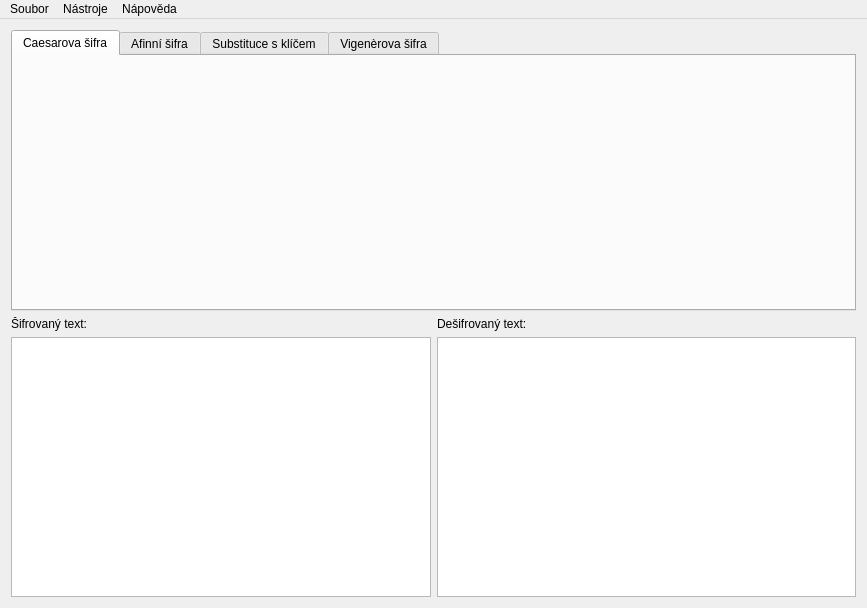
<?xml version="1.0" encoding="UTF-8"?>
<ui version="4.0">
 <class>MainWindow</class>
 <widget class="QMainWindow" name="MainWindow">
  <property name="geometry">
   <rect>
    <x>0</x>
    <y>0</y>
    <width>867</width>
    <height>608</height>
   </rect>
  </property>
  <property name="windowTitle">
   <string>Decryptor</string>
  </property>
  <widget class="QWidget" name="centralWidget">
   <layout class="QVBoxLayout" name="verticalLayout">
    <item>
     <widget class="QTabWidget" name="tabWidget">
      <property name="currentIndex">
       <number>0</number>
      </property>
      <widget class="CaesarCipherTab" name="caesarCipherTab">
       <attribute name="title">
        <string>Caesarova šifra</string>
       </attribute>
      </widget>
      <widget class="AffineCipherTab" name="affineCipherTab">
       <attribute name="title">
        <string>Afinní šifra</string>
       </attribute>
      </widget>
      <widget class="SubstitutionWithKey" name="substitutionWithKeyTab">
       <attribute name="title">
        <string>Substituce s klíčem</string>
       </attribute>
      </widget>
      <widget class="VigenereCipherTab" name="vigenereCipherTab">
       <attribute name="title">
        <string>Vigenèrova šifra</string>
       </attribute>
      </widget>
     </widget>
    </item>
    <item>
     <layout class="QGridLayout" name="gridLayout">
      <item row="0" column="1">
       <widget class="QLabel" name="label_2">
        <property name="text">
         <string>Dešifrovaný text:</string>
        </property>
       </widget>
      </item>
      <item row="0" column="0">
       <widget class="QLabel" name="label">
        <property name="text">
         <string>Šifrovaný text:</string>
        </property>
       </widget>
      </item>
      <item row="1" column="0">
       <widget class="QPlainTextEdit" name="encryptTextEdit">
        <property name="font">
         <font>
          <family>Monospace</family>
         </font>
        </property>
       </widget>
      </item>
      <item row="1" column="1">
       <widget class="QPlainTextEdit" name="decrpytTextEdit">
        <property name="font">
         <font>
          <family>Monospace</family>
         </font>
        </property>
       </widget>
      </item>
     </layout>
    </item>
   </layout>
  </widget>
  <widget class="QMenuBar" name="menuBar">
   <property name="geometry">
    <rect>
     <x>0</x>
     <y>0</y>
     <width>867</width>
     <height>20</height>
    </rect>
   </property>
   <widget class="QMenu" name="menuSoubor">
    <property name="title">
     <string>Soubor</string>
    </property>
    <addaction name="actionUkon_it"/>
   </widget>
   <widget class="QMenu" name="menuN_stroje">
    <property name="title">
     <string>Nástroje</string>
    </property>
    <addaction name="actionVypo_tat_index_koincidence"/>
    <addaction name="actionFriedmannuv_test"/>
   </widget>
   <widget class="QMenu" name="menuN_pov_da">
    <property name="title">
     <string>Nápověda</string>
    </property>
   </widget>
   <addaction name="menuSoubor"/>
   <addaction name="menuN_stroje"/>
   <addaction name="menuN_pov_da"/>
  </widget>
  <action name="actionVypo_tat_index_koincidence">
   <property name="text">
    <string>Vypočítat index koincidence</string>
   </property>
  </action>
  <action name="actionUkon_it">
   <property name="text">
    <string>Ukončit</string>
   </property>
  </action>
  <action name="actionFriedmannuv_test">
   <property name="text">
    <string>Friedmannův test</string>
   </property>
  </action>
 </widget>
 <layoutdefault spacing="6" margin="11"/>
 <customwidgets>
  <customwidget>
   <class>CaesarCipherTab</class>
   <extends>QWidget</extends>
   <header>caesarciphertab.h</header>
   <container>1</container>
  </customwidget>
  <customwidget>
   <class>AffineCipherTab</class>
   <extends>QWidget</extends>
   <header>affineciphertab.h</header>
   <container>1</container>
  </customwidget>
  <customwidget>
   <class>SubstitutionWithKey</class>
   <extends>QWidget</extends>
   <header>substitutionwithkey.h</header>
   <container>1</container>
  </customwidget>
  <customwidget>
   <class>VigenereCipherTab</class>
   <extends>QWidget</extends>
   <header>vigenereciphertab.h</header>
   <container>1</container>
  </customwidget>
 </customwidgets>
 <resources/>
 <connections>
  <connection>
   <sender>actionUkon_it</sender>
   <signal>triggered()</signal>
   <receiver>MainWindow</receiver>
   <slot>close()</slot>
   <hints>
    <hint type="sourcelabel">
     <x>-1</x>
     <y>-1</y>
    </hint>
    <hint type="destinationlabel">
     <x>318</x>
     <y>252</y>
    </hint>
   </hints>
  </connection>
 </connections>
</ui>
